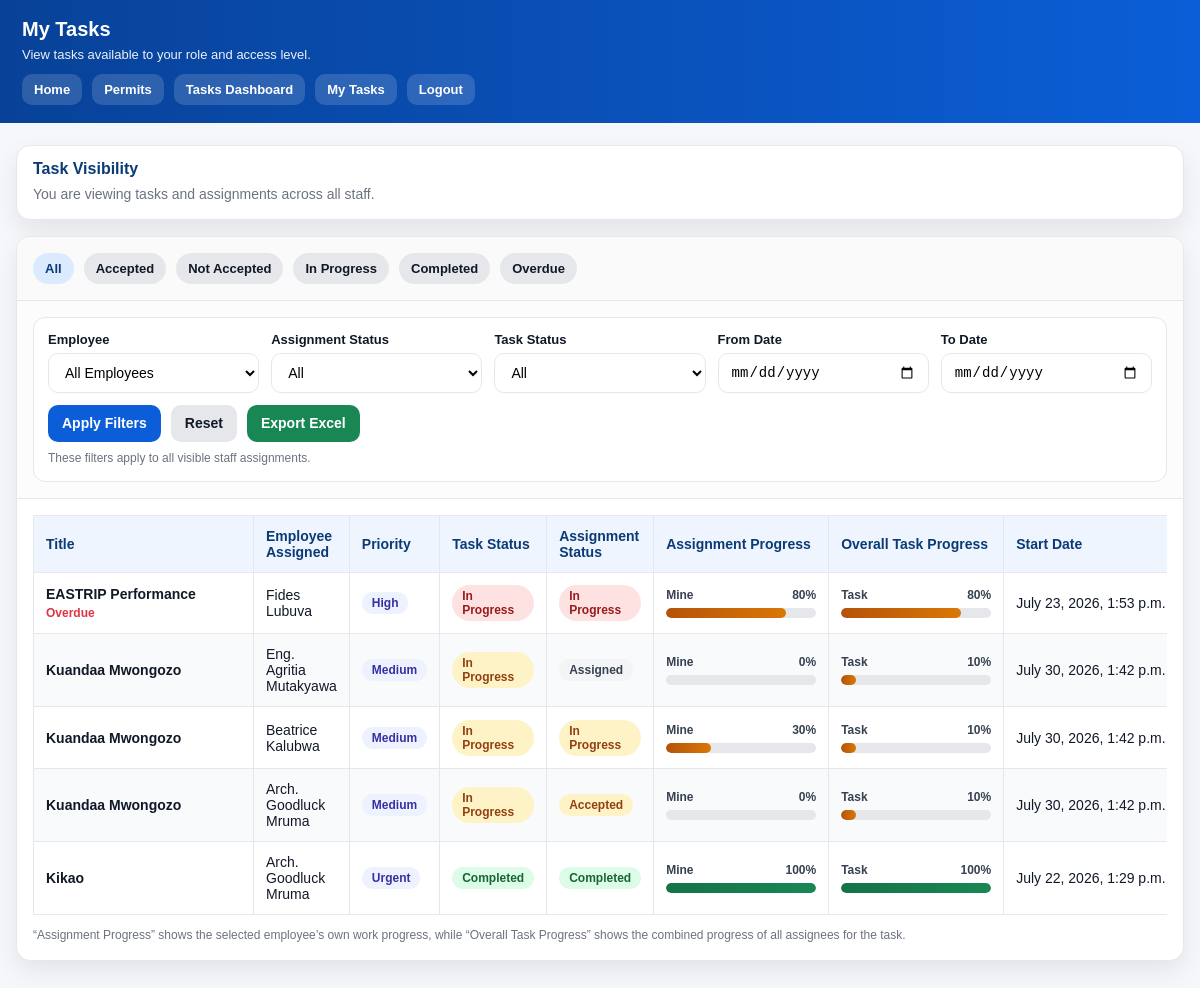
The app's page /tasks/my/ (signed in) with its own data.
### tasks/models.py (models this page shows, shortened)
class TaskAssignment(models.Model):
    ASSIGNMENT_STATUS_CHOICES = [
        ("ASSIGNED", "Assigned"),
        ("ACCEPTED", "Accepted"),
        ("IN_PROGRESS", "In Progress"),
        ("COMPLETED", "Completed"),
        ("RETURNED", "Returned"),
    ]
    task = models.ForeignKey(Task, on_delete=models.CASCADE, related_name="assignments")
    assigned_to = models.ForeignKey(User, on_delete=models.CASCADE, related_name="task_assignments")
    assigned_by = models.ForeignKey(User, on_delete=models.CASCADE, related_name="task_assignments_made")
    status = models.CharField(max_length=20, choices=ASSIGNMENT_STATUS_CHOICES, default="ASSIGNED")
    progress_percent = models.PositiveIntegerField(default=0)
    carried_forward_progress = models.PositiveIntegerField(default=0)
    returned_reason = models.TextField(blank=True)
    assigned_at = models.DateTimeField(auto_now_add=True)
    accepted_at = models.DateTimeField(blank=True, null=True)
    started_at = models.DateTimeField(blank=True, null=True)
    completed_at = models.DateTimeField(blank=True, null=True)
    returned_at = models.DateTimeField(blank=True, null=True)
    last_updated_at = models.DateTimeField(blank=True, null=True)
    updated_at = models.DateTimeField(auto_now=True)
    class Meta:
        unique_together = ("task", "assigned_to")
    @property
    def is_overdue(self):
        return (
            self.task.due_date is not None
            and self.task.due_date < timezone.now()
            and self.status not in ["COMPLETED", "RETURNED"]
        )

class Task(models.Model):
    PRIORITY_CHOICES = [
        ("LOW", "Low"),
        ("MEDIUM", "Medium"),
        ("HIGH", "High"),
        ("URGENT", "Urgent"),
    ]
    STATUS_CHOICES = [
        ("PENDING", "Pending"),
        ("IN_PROGRESS", "In Progress"),
        ("COMPLETED", "Completed"),
        ("ON_HOLD", "On Hold"),
        ("CANCELLED", "Cancelled"),
        ("RETURNED", "Returned"),
    ]
    title = models.CharField(max_length=200)
    description = models.TextField(blank=True)
    created_by = models.ForeignKey(User, on_delete=models.CASCADE, related_name="created_tasks")
    unit_name = models.CharField(max_length=20, blank=True, null=True, db_index=True)
    department = models.ForeignKey(
        Department,
        on_delete=models.SET_NULL,
        null=True,
        blank=True,
        related_name="tasks"
    )
    department_unit = models.ForeignKey(
        DepartmentUnit,
        on_delete=models.SET_NULL,
        null=True,
        blank=True,
        related_name="tasks"
    )
    priority = models.CharField(max_length=20, choices=PRIORITY_CHOICES, default="MEDIUM", db_index=True)
    status = models.CharField(max_length=20, choices=STATUS_CHOICES, default="PENDING", db_index=True)
    start_date = models.DateTimeField(blank=True, null=True)
    due_date = models.DateTimeField(blank=True, null=True, db_index=True)
    completed_at = models.DateTimeField(blank=True, null=True)
    progress_percent = models.PositiveIntegerField(default=0)
    returned_reason = models.TextField(blank=True)
    returned_at = models.DateTimeField(blank=True, null=True)
    returned_by = models.ForeignKey(
        User,
        on_delete=models.SET_NULL,
        null=True,
        blank=True,
        related_name="returned_tasks"
    )
    management_note = models.TextField(blank=True)
    management_note_updated_at = models.DateTimeField(blank=True, null=True)
    management_note_by = models.ForeignKey(
        User,
        on_delete=models.SET_NULL,
        null=True,
        blank=True,
        related_name="task_management_notes"
    )
    management_note_role = models.CharField(max_length=100, blank=True)
    attachment = models.FileField(upload_to="task_files/", blank=True, null=True)
    created_at = models.DateTimeField(auto_now_add=True, db_index=True)
    updated_at = models.DateTimeField(auto_now=True, db_index=True)
    class Meta:
        ordering = ["-updated_at"]
    @property
    def is_overdue(self):
        return (
            self.due_date is not None
            and self.due_date < timezone.now()
            and self.status not in ["COMPLETED", "CANCELLED", "RETURNED"]
        )

### tasks/views.py (the view)
# urls.py: path("my/", views.my_tasks, name="my_tasks"),
@login_required
def my_tasks(request):
    data = _get_filtered_assignments(request)
    context = {
        "assignments": data["assignments"],
        "selected_status": data["selected_status"],
        "employee_choices": data["employee_choices"],
        "selected_employee": data["selected_employee"],
        "selected_assignment_status": data["selected_assignment_status"],
        "selected_task_status": data["selected_task_status"],
        "selected_date_from": data["selected_date_from"],
        "selected_date_to": data["selected_date_to"],
        "selected_created_by": data["selected_created_by"],
        "selected_scope": data["selected_scope"],
        "is_filter_manager": (
            request.user.is_superuser
            or data["profile"].role in [
                "ADMIN",
                "DIRECTOR",
                "ADRD",
                "ADSTI",
                "HEAD_OF_UNIT",
            ]
        ),
        "profile": data["profile"],
        "allow_task_export": _get_system_setting().allow_task_export,
    }
    return render(
        request,
        "tasks/my_tasks.html",
        context
    )

### templates/tasks/my_tasks.html (shortened to what this page needs)
<!doctype html>
<html>
<head>
</head>
<body>
  <div class="topbar">
    <h1>My Tasks</h1>
    <p>View tasks available to your role and access level.</p>
    <div class="nav">
      <a href="{% url 'system_home' %}">Home</a>
      <a href="{% url 'requester_dashboard' %}">Permits</a>
      <a href="{% url 'task_dashboard' %}">Tasks Dashboard</a>
      <a href="{% url 'my_tasks' %}?scope=mine">My Tasks</a>
      <a href="{% url 'logout' %}">Logout</a>
    </div>
  </div>
  <div class="container">
    <div class="intro-card">
      <h2>Task Visibility</h2>
      <p>
        {% if request.user.profile.role == "HEAD_OF_UNIT" %}
          You are viewing all assignments and tasks assigned to staff who belong to your unit{% if request.user.profile.unit_name %}: <strong>{{ request.user.profile.unit_name }}</strong>{% endif %}.
        {% elif request.user.profile.role == "DIRECTOR" or request.user.profile.role == "ADRD" or request.user.profile.role == "ADSTI" or request.user.profile.role == "ADMIN" or request.user.is_superuser %}
          You are viewing tasks and assignments across all staff.
        {% else %}
          You are viewing tasks assigned directly to you.
        {% endif %}
      </p>
    </div>
    <div class="card">
      <div class="filters">
        <a href="{% url 'my_tasks' %}" class="filter-link {% if not selected_status %}active{% endif %}">All</a>
        <a href="{% url 'my_tasks' %}?status=ACCEPTED" class="filter-link {% if selected_status == 'ACCEPTED' %}active{% endif %}">Accepted</a>
        <a href="{% url 'my_tasks' %}?status=NOT_ACCEPTED" class="filter-link {% if selected_status == 'NOT_ACCEPTED' %}active{% endif %}">Not Accepted</a>
        <a href="{% url 'my_tasks' %}?status=IN_PROGRESS" class="filter-link {% if selected_status == 'IN_PROGRESS' %}active{% endif %}">In Progress</a>
        <a href="{% url 'my_tasks' %}?status=COMPLETED" class="filter-link {% if selected_status == 'COMPLETED' %}active{% endif %}">Completed</a>
        <a href="{% url 'my_tasks' %}?status=OVERDUE" class="filter-link {% if selected_status == 'OVERDUE' %}active{% endif %}">Overdue</a>
      </div>
      {% if is_filter_manager %}
      <div class="filter-panel">
        <div class="filter-form-wrap">
          <form method="get">
            <div class="filter-form-card">
              <div class="filter-grid">
                <div>
                  <label>Employee</label>
                  <select name="employee">
                    <option value="">All Employees</option>
                  </select>
                </div>
                <div>
                  <label>Assignment Status</label>
                  <select name="assignment_status">
                    <option value="">All</option>
                  </select>
                </div>
                <div>
                  <label>Task Status</label>
                  <select name="task_status">
                    <option value="">All</option>
                  </select>
                </div>
                <div>
                  <label>From Date</label>
                  <input type="date" name="date_from" value="{{ selected_date_from }}">
                </div>
                <div>
                  <label>To Date</label>
                  <input type="date" name="date_to" value="{{ selected_date_to }}">
                </div>
              </div>
              <div class="actions">
                <button type="submit" class="btn btn-primary">Apply Filters</button>
                {% if selected_scope == "mine" %}
                <a href="{% url 'my_tasks' %}?scope=mine" class="btn btn-secondary">
                  Reset
                </a>
                {% else %}
                <a href="{% url 'my_tasks' %}" class="btn btn-secondary">
                  Reset
                </a>
                {% endif %}
                {% if allow_task_export %}
                <a href="{% url 'export_tasks_excel' %}?scope={{ selected_scope }}&status={{ selected_status }}&employee={{ selected_employee }}&assignment_status={{ selected_assignment_status }}&task_status={{ selected_task_status }}&date_from={{ selected_date_from }}&date_to={{ selected_date_to }}"
                   class="btn btn-success">
                   Export Excel
                </a>
                {% endif %}
              </div>
              <div class="hint">
                {% if request.user.profile.role == "HEAD_OF_UNIT" %}
                  These filters apply only to staff in your unit.
                {% else %}
                  These filters apply to all visible staff assignments.
                {% endif %}
              </div>
            </div>
          </form>
        </div>
      </div>
      {% endif %}
      <div class="body">
        {% if assignments %}
          <div class="table-wrap">
            <table class="tasks-table">
              <thead>
                <tr>
                  <th>Title</th>
                  <th>Employee Assigned</th>
                  <th>Priority</th>
                  <th>Task Status</th>
                  <th>Assignment Status</th>
                  <th>Assignment Progress</th>
                  <th>Overall Task Progress</th>
                  <th>Start Date</th>
                </tr>
              </thead>
              <tbody>
                {% for item in assignments %}
                  <tr>
                    <td class="title-cell">
                      <strong>{{ item.task.title }}</strong>
                      {% if item.task.is_overdue and item.status != "COMPLETED" %}
                        <div class="overdue-text">Overdue</div>
                      {% endif %}
                    </td>
                    <td>
                      {{ item.assigned_to.get_full_name|default:item.assigned_to.username }}
                    </td>
                    <td>
                      <span class="badge">{{ item.task.get_priority_display }}</span>
                    </td>
                    <td>
                      <span class="badge {% if item.task.status == 'COMPLETED' %}badge-success{% elif item.task.is_overdue %}badge-danger{% elif item.task.status == 'IN_PROGRESS' %}badge-warning{% else %}badge-muted{% endif %}">
                        {{ item.task.get_status_display }}
                      </span>
                    </td>
                    <td>
                      <span class="badge {% if item.status == 'COMPLETED' %}badge-success{% elif item.is_overdue %}badge-danger{% elif item.status == 'IN_PROGRESS' or item.status == 'ACCEPTED' %}badge-warning{% else %}badge-muted{% endif %}">
                        {{ item.get_status_display }}
                      </span>
                    </td>
                    <td>
                      <div class="progress-wrap">
                        <div class="progress-label">
                          <span>Mine</span>
                          <span>{{ item.progress_percent }}%</span>
                        </div>
                        <div class="progress-bar">
                          <div
                            class="progress-fill {% if item.progress_percent >= 100 %}success{% elif item.progress_percent > 0 %}warning{% endif %}"
                            style="width: {{ item.progress_percent }}%;"
                          ></div>
                        </div>
                      </div>
                    </td>
                    <td>
                      <div class="progress-wrap">
                        <div class="progress-label">
                          <span>Task</span>
                          <span>{{ item.task.progress_percent }}%</span>
                        </div>
                        <div class="progress-bar">
                          <div
                            class="progress-fill {% if item.task.progress_percent >= 100 %}success{% elif item.task.progress_percent > 0 %}warning{% endif %}"
                            style="width: {{ item.task.progress_percent }}%;"
                          ></div>
                        </div>
                      </div>
                    </td>
                    <td class="nowrap">
                      {{ item.task.start_date|default:"N/A" }}
                    </td>
                  </tr>
                {% endfor %}
              </tbody>
            </table>
          </div>
          <div class="hint" style="margin-top:12px;">
            “Assignment Progress” shows the selected employee’s own work progress, while “Overall Task Progress” shows the combined progress of all assignees for the task.
          </div>
        {% else %}
          <div class="empty">No tasks found for this filter.</div>
        {% endif %}
      </div>
    </div>
  </div>
</body>
</html>

### records on screen
TaskAssignment: task "EASTRIP Performance", shows "Overdue", assigned_to.get_full_name "Fides Lubuva", task.priority "High", task.status "In Progress", status "In Progress", progress_percent "80", task.progress_percent "80", task.start_date "July 23, 2026, 1:53 p.m."
TaskAssignment: task "Kuandaa Mwongozo", assigned_to.get_full_name "Eng. Agritia Mutakyawa", task.priority "Medium", task.status "In Progress", status "Assigned", progress_percent "0", task.progress_percent "10", task.start_date "July 30, 2026, 1:42 p.m."
TaskAssignment: task "Kuandaa Mwongozo", assigned_to.get_full_name "Beatrice Kalubwa", task.priority "Medium", task.status "In Progress", status "In Progress", progress_percent "30", task.progress_percent "10", task.start_date "July 30, 2026, 1:42 p.m."
TaskAssignment: task "Kuandaa Mwongozo", assigned_to.get_full_name "Arch. Goodluck Mruma", task.priority "Medium", task.status "In Progress", status "Accepted", progress_percent "0", task.progress_percent "10", task.start_date "July 30, 2026, 1:42 p.m."
TaskAssignment: task "Kikao", assigned_to.get_full_name "Arch. Goodluck Mruma", task.priority "Urgent", task.status "Completed", status "Completed", progress_percent "100", task.progress_percent "100", task.start_date "July 22, 2026, 1:29 p.m."
